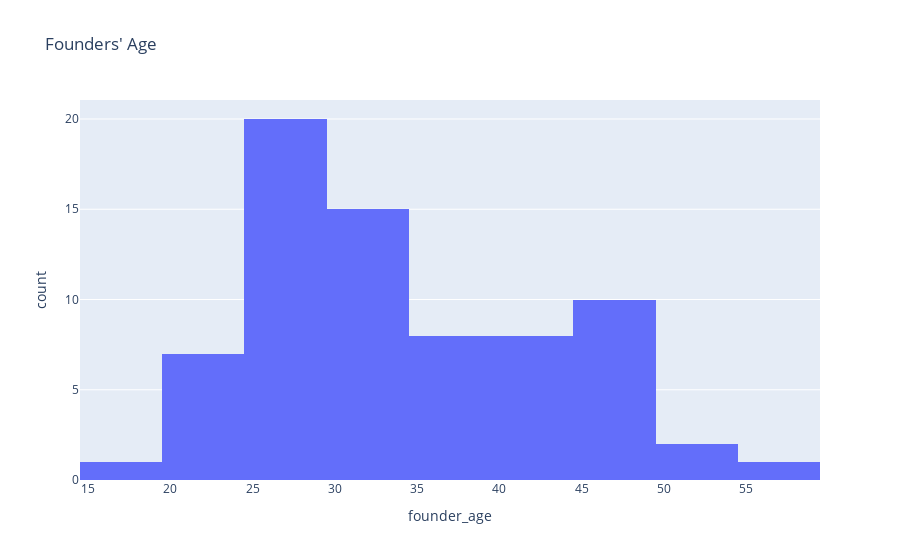

Notebook source saved alongside this figure:
### Code cell
fig = px.histogram(df, x='founder_age', title="Founders' Age")
fig.show()

### Figure 1 — Plotly figure (JSON) as saved in the notebook; plotly's stock layout.template omitted (floating-point values rounded to 4 significant figures)
{"data": [{"alignmentgroup": "True", "bingroup": "x", "hovertemplate": "founder_age=%{x}<br>count=%{y}<extra></extra>", "legendgroup": "", "marker": {"color": "#636efa", "pattern": {"shape": ""}}, "name": "", "offsetgroup": "", "orientation": "v", "showlegend": false, "type": "histogram", "x": [25, 24, 27, 28, 29, 46, 41, 25, 47, 32, 30, 32, 26, 20, 34, 45, 33, 32, 27, 59, null, 21, 42, 25, 28, 46, 30, 36, 50, 31, 28, 20, 28, 38, 50, 45, 25, 26, 30, 21, 49, 22, 36, 40, 41, 42, 25, 35, 43, 43, 19, 27, 33, 33, 28, 34, 43, 27, 34, 35, 22, 28, 30, 46, 30, 25, 38, 35, 39, 49, 46, 48, 28], "xaxis": "x", "yaxis": "y"}], "layout": {"autosize": true, "barmode": "relative", "legend": {"tracegroupgap": 0}, "title": {"text": "Founders' Age"}, "xaxis": {"anchor": "y", "autorange": true, "domain": [0, 1], "range": [14.5, 59.5], "title": {"text": "founder_age"}, "type": "linear"}, "yaxis": {"anchor": "x", "autorange": true, "domain": [0, 1], "range": [0, 21.05], "title": {"text": "count"}}}}
